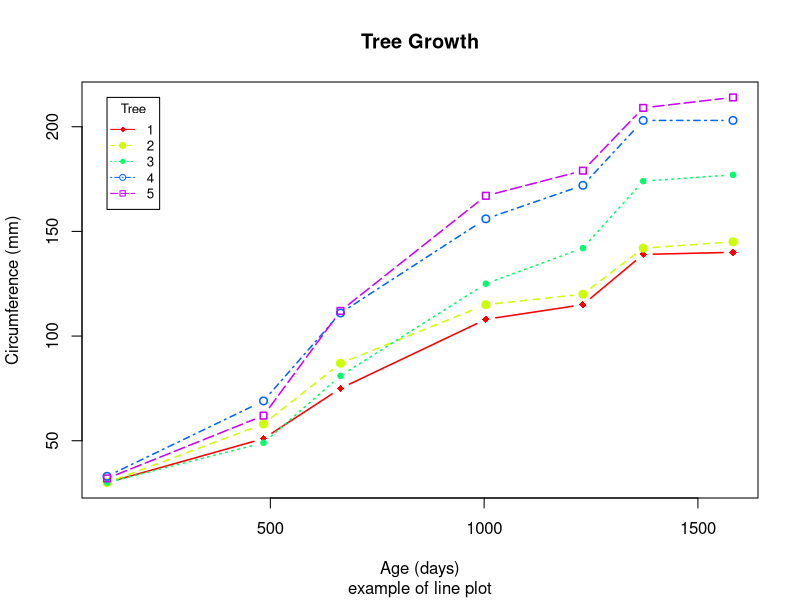

This chart was generated by the following R code:
# Convert factor to numeric for convenience
Orange$Tree <- as.numeric(Orange$Tree)
ntrees <- max(Orange$Tree)

# get the range for the x and y axis
xrange <- range(Orange$age)
yrange <- range(Orange$circumference)

# set up the plot
plot(xrange, yrange, type = "n", xlab = "Age (days)",
ylab = "Circumference (mm)")
colors <- rainbow(ntrees)
linetype <- c(1 : ntrees)
plotchar <- seq(18, 18 + ntrees, 1)

# add lines
for (i in 1 : ntrees) {
    tree <- subset(Orange, Tree == i)
    lines(tree$age, tree$circumference, type = "b", lwd = 1.5,
    lty = linetype[i], col = colors[i], pch = plotchar[i])
}

# add a title and subtitle
title("Tree Growth", "example of line plot")

# add a legend
legend(xrange[1], yrange[2], 1 : ntrees, cex = 0.8, col = colors,
pch = plotchar, lty = linetype, title = "Tree")

# fitdist